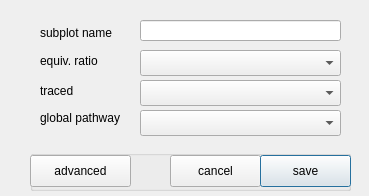
<?xml version="1.0" encoding="UTF-8"?>
<ui version="4.0">
 <class>Dialog</class>
 <widget class="QDialog" name="Dialog">
  <property name="geometry">
   <rect>
    <x>0</x>
    <y>0</y>
    <width>369</width>
    <height>196</height>
   </rect>
  </property>
  <property name="windowTitle">
   <string>links within a GP</string>
  </property>
  <widget class="QLineEdit" name="txt_name">
   <property name="geometry">
    <rect>
     <x>140</x>
     <y>20</y>
     <width>201</width>
     <height>21</height>
    </rect>
   </property>
   <property name="text">
    <string/>
   </property>
  </widget>
  <widget class="QLabel" name="label_18">
   <property name="geometry">
    <rect>
     <x>40</x>
     <y>25</y>
     <width>121</width>
     <height>16</height>
    </rect>
   </property>
   <property name="text">
    <string>subplot name</string>
   </property>
  </widget>
  <widget class="QLabel" name="label_20">
   <property name="geometry">
    <rect>
     <x>40</x>
     <y>53</y>
     <width>121</width>
     <height>16</height>
    </rect>
   </property>
   <property name="text">
    <string>equiv. ratio</string>
   </property>
  </widget>
  <widget class="QComboBox" name="cb_phi">
   <property name="geometry">
    <rect>
     <x>140</x>
     <y>50</y>
     <width>201</width>
     <height>26</height>
    </rect>
   </property>
  </widget>
  <widget class="QLabel" name="label_19">
   <property name="geometry">
    <rect>
     <x>40</x>
     <y>83</y>
     <width>121</width>
     <height>16</height>
    </rect>
   </property>
   <property name="text">
    <string>traced</string>
   </property>
  </widget>
  <widget class="QComboBox" name="cb_traced">
   <property name="geometry">
    <rect>
     <x>140</x>
     <y>80</y>
     <width>201</width>
     <height>26</height>
    </rect>
   </property>
  </widget>
  <widget class="QComboBox" name="cb_GP">
   <property name="geometry">
    <rect>
     <x>140</x>
     <y>110</y>
     <width>201</width>
     <height>26</height>
    </rect>
   </property>
  </widget>
  <widget class="QLabel" name="label_21">
   <property name="geometry">
    <rect>
     <x>40</x>
     <y>110</y>
     <width>121</width>
     <height>16</height>
    </rect>
   </property>
   <property name="text">
    <string>global pathway</string>
   </property>
  </widget>
  <widget class="QGroupBox" name="groupBox_3">
   <property name="geometry">
    <rect>
     <x>30</x>
     <y>150</y>
     <width>321</width>
     <height>41</height>
    </rect>
   </property>
   <property name="title">
    <string/>
   </property>
   <property name="flat">
    <bool>true</bool>
   </property>
   <widget class="QPushButton" name="btn_cancel">
    <property name="geometry">
     <rect>
      <x>140</x>
      <y>5</y>
      <width>91</width>
      <height>32</height>
     </rect>
    </property>
    <property name="text">
     <string>cancel</string>
    </property>
   </widget>
   <widget class="QPushButton" name="btn_save">
    <property name="geometry">
     <rect>
      <x>230</x>
      <y>5</y>
      <width>91</width>
      <height>32</height>
     </rect>
    </property>
    <property name="text">
     <string>save</string>
    </property>
    <property name="default">
     <bool>true</bool>
    </property>
   </widget>
   <widget class="QPushButton" name="btn_adv">
    <property name="geometry">
     <rect>
      <x>0</x>
      <y>5</y>
      <width>101</width>
      <height>32</height>
     </rect>
    </property>
    <property name="text">
     <string>advanced</string>
    </property>
   </widget>
  </widget>
 </widget>
 <resources/>
 <connections/>
</ui>
